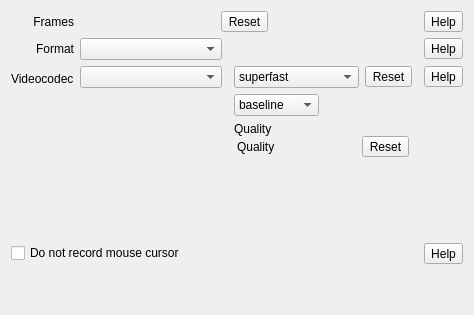
          <widget class="QWidget" name="tabVideo">
           <attribute name="title">
            <string notr="true"/>
           </attribute>
           <layout class="QVBoxLayout" name="verticalLayout_21">
            <item>
             <layout class="QGridLayout" name="gridLayoutFormatCodecs">
              <item row="1" column="4">
               <widget class="QToolButton" name="help_screencast_format">
                <property name="text">
                 <string notr="true">Help</string>
                </property>
               </widget>
              </item>
              <item row="0" column="2" colspan="2">
               <widget class="QFrame" name="frameFrames">
                <property name="frameShape">
                 <enum>QFrame::NoFrame</enum>
                </property>
                <property name="frameShadow">
                 <enum>QFrame::Raised</enum>
                </property>
                <layout class="QHBoxLayout" name="horizontalLayout_33">
                 <property name="spacing">
                  <number>6</number>
                 </property>
                 <property name="leftMargin">
                  <number>0</number>
                 </property>
                 <property name="topMargin">
                  <number>0</number>
                 </property>
                 <property name="bottomMargin">
                  <number>0</number>
                 </property>
                 <item>
                  <widget class="QToolButton" name="toolButtonFramesReset">
                   <property name="toolTip">
                    <string>Reset</string>
                   </property>
                   <property name="text">
                    <string notr="true">Reset</string>
                   </property>
                  </widget>
                 </item>
                </layout>
               </widget>
              </item>
              <item row="1" column="2">
               <widget class="QComboBox" name="comboBoxFormat"/>
              </item>
              <item row="2" column="3">
               <widget class="QFrame" name="frameVideoCodecQuality">
                <property name="frameShape">
                 <enum>QFrame::NoFrame</enum>
                </property>
                <property name="frameShadow">
                 <enum>QFrame::Raised</enum>
                </property>
                <layout class="QVBoxLayout" name="verticalLayout_9" stretch="0,0">
                 <property name="spacing">
                  <number>0</number>
                 </property>
                 <property name="leftMargin">
                  <number>0</number>
                 </property>
                 <property name="topMargin">
                  <number>0</number>
                 </property>
                 <property name="rightMargin">
                  <number>0</number>
                 </property>
                 <property name="bottomMargin">
                  <number>0</number>
                 </property>
                 <item>
                  <layout class="QVBoxLayout" name="verticalLayout_15">
                   <item>
                    <widget class="QFrame" name="frameVideoCodecx264">
                     <property name="frameShape">
                      <enum>QFrame::NoFrame</enum>
                     </property>
                     <property name="frameShadow">
                      <enum>QFrame::Raised</enum>
                     </property>
                     <layout class="QHBoxLayout" name="horizontalLayout_x264">
                      <property name="leftMargin">
                       <number>6</number>
                      </property>
                      <property name="topMargin">
                       <number>0</number>
                      </property>
                      <property name="rightMargin">
                       <number>6</number>
                      </property>
                      <property name="bottomMargin">
                       <number>0</number>
                      </property>
                      <item>
                       <layout class="QVBoxLayout" name="verticalLayout_19">
                        <item>
                         <layout class="QHBoxLayout" name="horizontalLayout_3">
                          <item>
                           <widget class="QComboBox" name="comboBoxx264Preset">
                            <property name="currentText">
                             <string notr="true">superfast</string>
                            </property>
                            <property name="currentIndex">
                             <number>1</number>
                            </property>
                            <item>
                             <property name="text">
                              <string notr="true">ultrafast</string>
                             </property>
                            </item>
                            <item>
                             <property name="text">
                              <string notr="true">superfast</string>
                             </property>
                            </item>
                            <item>
                             <property name="text">
                              <string notr="true">veryfast</string>
                             </property>
                            </item>
                            <item>
                             <property name="text">
                              <string notr="true">faster</string>
                             </property>
                            </item>
                            <item>
                             <property name="text">
                              <string notr="true">fast</string>
                             </property>
                            </item>
                            <item>
                             <property name="text">
                              <string notr="true">medium</string>
                             </property>
                            </item>
                            <item>
                             <property name="text">
                              <string notr="true">slow</string>
                             </property>
                            </item>
                            <item>
                             <property name="text">
                              <string notr="true">slower</string>
                             </property>
                            </item>
                            <item>
                             <property name="text">
                              <string notr="true">veryslow</string>
                             </property>
                            </item>
                            <item>
                             <property name="text">
                              <string notr="true">placebo</string>
                             </property>
                            </item>
                           </widget>
                          </item>
                         </layout>
                        </item>
                        <item>
                         <layout class="QHBoxLayout" name="horizontalLayout_5">
                          <item>
                           <widget class="QComboBox" name="comboBoxx264Profile">
                            <property name="currentText">
                             <string notr="true">baseline</string>
                            </property>
                            <item>
                             <property name="text">
                              <string notr="true">baseline</string>
                             </property>
                            </item>
                            <item>
                             <property name="text">
                              <string notr="true">high-4:4:4</string>
                             </property>
                            </item>
                           </widget>
                          </item>
                          <item>
                           <spacer name="horizontalSpacer_13">
                            <property name="orientation">
                             <enum>Qt::Horizontal</enum>
                            </property>
                            <property name="sizeHint" stdset="0">
                             <size>
                              <width>40</width>
                              <height>20</height>
                             </size>
                            </property>
                           </spacer>
                          </item>
                         </layout>
                        </item>
                        <item>
                         <layout class="QHBoxLayout" name="horizontalLayout_26">
                          <item>
                           <widget class="QLabel" name="label_21">
                            <property name="text">
                             <string>Quality</string>
                            </property>
                           </widget>
                          </item>
                         </layout>
                        </item>
                       </layout>
                      </item>
                      <item alignment="Qt::AlignTop">
                       <widget class="QToolButton" name="toolButtonx264Reset">
                        <property name="toolTip">
                         <string>Reset</string>
                        </property>
                        <property name="text">
                         <string notr="true">Reset</string>
                        </property>
                       </widget>
                      </item>
                     </layout>
                    </widget>
                   </item>
                  </layout>
                 </item>
                 <item>
                  <widget class="QFrame" name="frameVideoCodecOpenh264">
                   <property name="frameShape">
                    <enum>QFrame::NoFrame</enum>
                   </property>
                   <property name="frameShadow">
                    <enum>QFrame::Raised</enum>
                   </property>
                   <layout class="QHBoxLayout" name="horizontalLayout_openh264">
                    <property name="topMargin">
                     <number>0</number>
                    </property>
                    <property name="bottomMargin">
                     <number>0</number>
                    </property>
                    <item>
                     <widget class="QLabel" name="label_19">
                      <property name="text">
                       <string>Quality</string>
                      </property>
                     </widget>
                    </item>
                    <item>
                     <widget class="QToolButton" name="toolButtonOpenh264Reset">
                      <property name="toolTip">
                       <string>Reset</string>
                      </property>
                      <property name="text">
                       <string notr="true">Reset</string>
                      </property>
                     </widget>
                    </item>
                   </layout>
                  </widget>
                 </item>
                </layout>
               </widget>
              </item>
              <item row="1" column="1">
               <widget class="QLabel" name="labelFormat">
                <property name="text">
                 <string>Format</string>
                </property>
                <property name="alignment">
                 <set>Qt::AlignRight|Qt::AlignTrailing|Qt::AlignVCenter</set>
                </property>
               </widget>
              </item>
              <item row="1" column="3">
               <spacer name="horizontalSpacer_2">
                <property name="orientation">
                 <enum>Qt::Horizontal</enum>
                </property>
                <property name="sizeHint" stdset="0">
                 <size>
                  <width>40</width>
                  <height>20</height>
                 </size>
                </property>
               </spacer>
              </item>
              <item row="2" column="1">
               <layout class="QVBoxLayout" name="verticalLayout_22">
                <property name="topMargin">
                 <number>6</number>
                </property>
                <item alignment="Qt::AlignTop">
                 <widget class="QLabel" name="labelVideoCodec">
                  <property name="text">
                   <string>Videocodec</string>
                  </property>
                 </widget>
                </item>
               </layout>
              </item>
              <item row="2" column="2" alignment="Qt::AlignTop">
               <widget class="QComboBox" name="comboBoxVideoCodec">
                <property name="sizeAdjustPolicy">
                 <enum>QComboBox::AdjustToMinimumContentsLength</enum>
                </property>
                <property name="minimumContentsLength">
                 <number>14</number>
                </property>
               </widget>
              </item>
              <item row="0" column="4">
               <widget class="QToolButton" name="help_screencast_frames">
                <property name="toolTip">
                 <string notr="true">Help</string>
                </property>
                <property name="text">
                 <string notr="true">Help</string>
                </property>
               </widget>
              </item>
              <item row="0" column="1">
               <widget class="QLabel" name="labelFrames">
                <property name="text">
                 <string>Frames</string>
                </property>
                <property name="alignment">
                 <set>Qt::AlignRight|Qt::AlignTrailing|Qt::AlignVCenter</set>
                </property>
               </widget>
              </item>
              <item row="2" column="4" alignment="Qt::AlignTop">
               <widget class="QToolButton" name="help_screencast_videocodec">
                <property name="text">
                 <string notr="true">Help</string>
                </property>
               </widget>
              </item>
              <item row="3" column="2">
               <spacer name="verticalSpacer_19">
                <property name="orientation">
                 <enum>Qt::Vertical</enum>
                </property>
                <property name="sizeHint" stdset="0">
                 <size>
                  <width>20</width>
                  <height>40</height>
                 </size>
                </property>
               </spacer>
              </item>
             </layout>
            </item>
            <item>
             <spacer name="verticalSpacer_3">
              <property name="orientation">
               <enum>Qt::Vertical</enum>
              </property>
              <property name="sizeHint" stdset="0">
               <size>
                <width>20</width>
                <height>40</height>
               </size>
              </property>
             </spacer>
            </item>
            <item>
             <layout class="QHBoxLayout" name="horizontalLayout_22">
              <item>
               <widget class="QCheckBox" name="checkBoxMouseCursorOnOff">
                <property name="text">
                 <string>Do not record mouse cursor</string>
                </property>
               </widget>
              </item>
              <item>
               <spacer name="horizontalSpacer_18">
                <property name="orientation">
                 <enum>Qt::Horizontal</enum>
                </property>
                <property name="sizeHint" stdset="0">
                 <size>
                  <width>40</width>
                  <height>20</height>
                 </size>
                </property>
               </spacer>
              </item>
              <item>
               <widget class="QToolButton" name="help_screencast_nomousecursor">
                <property name="toolTip">
                 <string notr="true"/>
                </property>
                <property name="text">
                 <string notr="true">Help</string>
                </property>
               </widget>
              </item>
             </layout>
            </item>
            <item>
             <spacer name="verticalSpacer_15">
              <property name="orientation">
               <enum>Qt::Vertical</enum>
              </property>
              <property name="sizeHint" stdset="0">
               <size>
                <width>20</width>
                <height>40</height>
               </size>
              </property>
             </spacer>
            </item>
           </layout>
          </widget>
